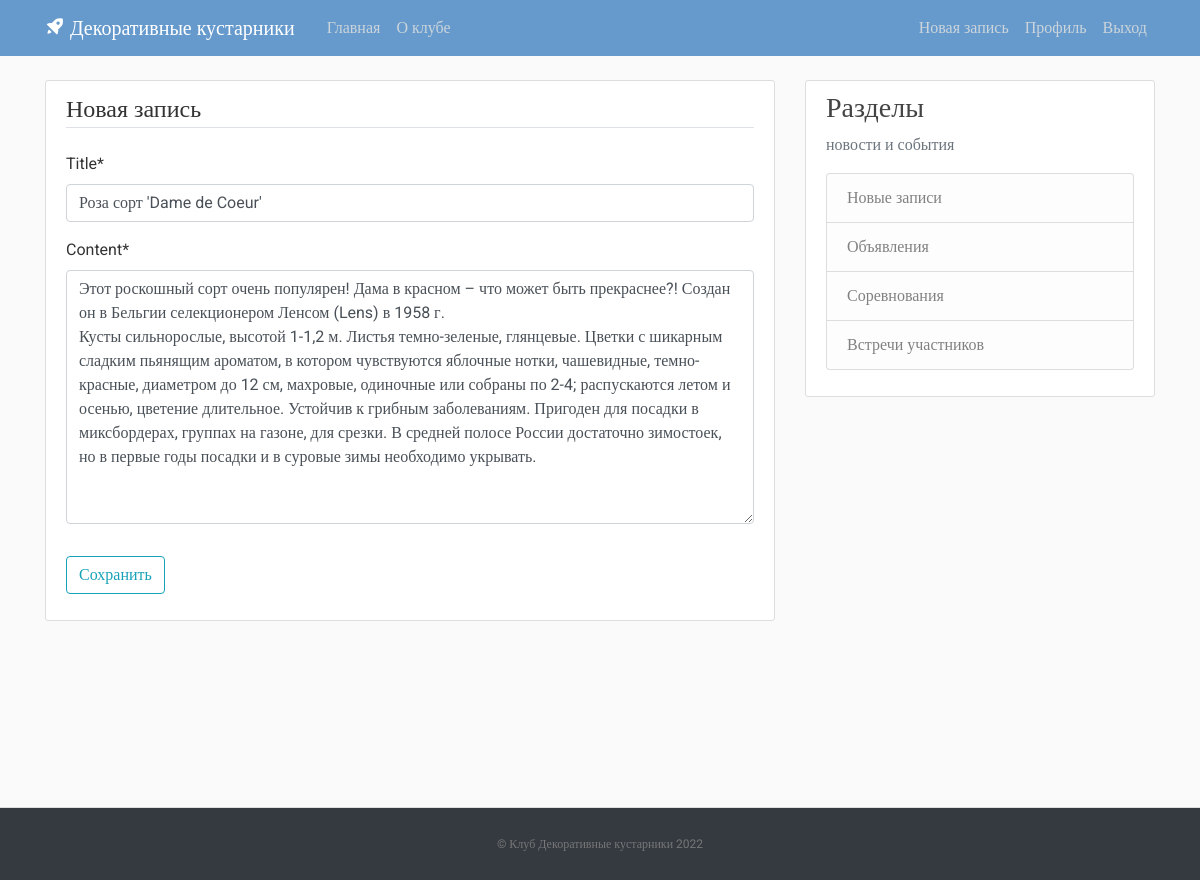
Page /post/17/update/ (signed in) on the committed database.
### blog/models.py (models this page shows, shortened)
class Post(models.Model):
    title = models.CharField(max_length=100)
    content = models.TextField()
    date_posted = models.DateTimeField(default=timezone.now)
    author = models.ForeignKey(User, on_delete=models.CASCADE)

### blog/views.py (the view, shortened to what this page needs)
# urls.py: path('post/<int:pk>/update/', PostUpdateView.as_view(), name='post-update'),
class PostUpdateView(LoginRequiredMixin, UserPassesTestMixin, UpdateView):
    model = Post
    fields = ['title', 'content']
    def test_func(self):
        post = self.get_object()
        if self.request.user == post.author:
            return True
        return False

### blog/templates/blog/post_form.html (shortened to what this page needs)
{% extends "blog/base.html" %}
{% load crispy_forms_tags %}
{% block content %}
    <div class="content-section">
        <form method="POST">
            <fieldset class="form-group">
                <legend class="border-bottom mb-4">Новая запись</legend>
                {{ form|crispy }}
            </fieldset>
            <div class="form-group">
                <button class="btn btn-outline-info" type="submit">Сохранить</button>
            </div>
        </form>
    </div>
{% endblock content %}

### blog/static/blog/main.css (style rules this page uses)
body, html { width:100%; height:100% }
body { margin:0; padding:0; background: #fafafa; color: #333333; margin-top: 5rem; font-family:Roboto; }
.content-section { background: #ffffff; padding: 10px 20px; border: 1px solid #dddddd; border-radius: 3px; margin-bottom: 20px; }

### rows in the picture
Post: title "Роза сорт 'Dame de Coeur'", content "Этот роскошный сорт очень популярен! Дама в красном – что может быть прекраснее?! Создан он в Бельгии селекционером Ленсом (Lens) в 1958 г. Кусты сильнорослые, высотой 1-1,2 м. Листья темно-зеленые, глянцевые. Цветки с шикарным сладким пьянящим ароматом, в котором чувствуются яблочные нотки, чашевидные, темно-красные, диаметром до 12 см, махровые, одиночные или собраны по 2-4; распускаются летом и осенью, цветение длительное. Устойчив к грибным заболеваниям. Пригоден для посадки в миксбордерах, группах на газоне, для срезки. В средней полосе России достаточно зимостоек, но в первые годы посадки и в суровые зимы необходимо укрывать."
